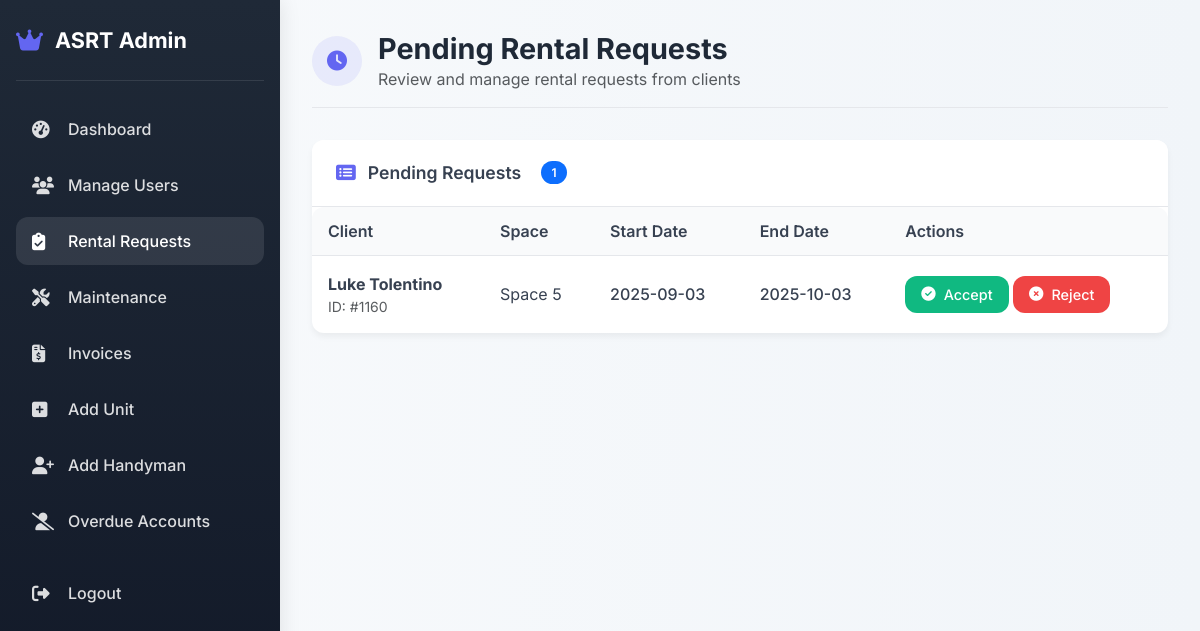
The page /Admin/view_rental_requests.php (signed in) on the database its author committed.
### tables this page shows
CREATE TABLE `rentalrequest` (
  `Request_ID` int(11) NOT NULL,
  `Client_ID` int(11) NOT NULL,
  `Space_ID` int(11) NOT NULL,
  `StartDate` date NOT NULL,
  `EndDate` date NOT NULL,
  `Status` enum('Pending','Accepted','Rejected') DEFAULT 'Pending',
  `Flow_Status` varchar(10) NOT NULL DEFAULT 'new',
  `Requested_At` datetime DEFAULT current_timestamp()
);

CREATE TABLE `client` (
  `Client_ID` int(11) NOT NULL,
  `Client_fn` varchar(255) DEFAULT NULL COMMENT 'First name',
  `Client_ln` varchar(255) DEFAULT NULL COMMENT 'Last name',
  `Client_Email` varchar(255) NOT NULL COMMENT 'Email address',
  `Client_Phone` varchar(20) DEFAULT NULL COMMENT 'Phone number',
  `C_username` varchar(50) NOT NULL COMMENT 'Username (unique)',
  `C_password` varchar(255) NOT NULL COMMENT 'Password (hashed)',
  `Status` enum('Active','Inactive') NOT NULL DEFAULT 'Active' COMMENT 'Account status'
);

CREATE TABLE `space` (
  `Space_ID` int(11) NOT NULL,
  `Name` varchar(255) DEFAULT NULL,
  `SpaceType_ID` int(11) DEFAULT NULL,
  `UA_ID` int(11) DEFAULT NULL,
  `Street` varchar(255) DEFAULT NULL,
  `Brgy` varchar(255) DEFAULT NULL,
  `City` varchar(255) DEFAULT NULL,
  `Photo` varchar(255) DEFAULT NULL,
  `Price` decimal(10,2) DEFAULT NULL,
  `Flow_Status` varchar(10) NOT NULL DEFAULT 'new',
  `Photo1` varchar(255) DEFAULT NULL,
  `Photo2` varchar(255) DEFAULT NULL,
  `Photo3` varchar(255) DEFAULT NULL,
  `Photo4` varchar(255) DEFAULT NULL,
  `Photo5` varchar(255) DEFAULT NULL
);

### database/database.php (called while the page is built, shortened)
<?php
class Database {
    private $host = "localhost";
    private $dbname = "asrp";
    private $user = "root";
    private $pass = "";
    private $pdo;
    public function __construct() {
        $dsn = "mysql:host={$this->host};dbname={$this->dbname};charset=utf8mb4";
        $options = [
            PDO::ATTR_ERRMODE            => PDO::ERRMODE_EXCEPTION,
            PDO::ATTR_DEFAULT_FETCH_MODE => PDO::FETCH_ASSOC,
            PDO::ATTR_EMULATE_PREPARES   => false,
        ];
        try {
            $this->pdo = new PDO($dsn, $this->user, $this->pass, $options);
        } catch (PDOException $e) {
            die("Database connection failed: " . $e->getMessage());
        }
    }
    public function getPendingRentalRequests() {
        $sql = "SELECT r.Request_ID, c.Client_fn, c.Client_ln, s.Name, r.StartDate, r.EndDate, r.Status
                FROM rentalrequest r
                JOIN client c ON r.Client_ID = c.Client_ID
                JOIN space s ON r.Space_ID = s.Space_ID
                WHERE r.Status = 'Pending'
                ORDER BY r.Requested_At ASC";
        try {
            return $this->pdo->query($sql)->fetchAll();
        } catch (PDOException $e) {
            return [];
        }
    }
}
?>

### Admin/view_rental_requests.php (the view, shortened to what this page needs)
<?php
require '../database/database.php';
$db = new Database();
$pending_requests = $db->getPendingRentalRequests();
?>
<!DOCTYPE html>
<html lang="en">
<head>
    <link href="https://cdn.jsdelivr.net/npm/bootstrap@5.3.2/dist/css/bootstrap.min.css" rel="stylesheet">
    <link href="https://cdnjs.cloudflare.com/ajax/libs/font-awesome/6.5.0/css/all.min.css" rel="stylesheet">
</head>
<body>
    <div class="sidebar">
        <div class="sidebar-header">
            <a href="#" class="sidebar-brand">
                <i class="fas fa-crown"></i>
                <span>ASRT Admin</span>
            </a>
        </div>
        <div class="sidebar-nav">
            <div class="nav-item">
                <a href="dashboard.php" class="nav-link">
                    <i class="fas fa-tachometer-alt"></i>
                    <span>Dashboard</span>
                </a>
            </div>
            <div class="nav-item">
                <a href="manage_user.php" class="nav-link">
                    <i class="fas fa-users"></i>
                    <span>Manage Users</span>
                </a>
            </div>
            <div class="nav-item">
                <a href="view_rental_requests.php" class="nav-link active">
                    <i class="fas fa-clipboard-check"></i>
                    <span>Rental Requests</span>
                </a>
            </div>
            <div class="nav-item">
                <a href="manage_maintenance.php" class="nav-link">
                    <i class="fas fa-tools"></i>
                    <span>Maintenance</span>
                </a>
            </div>
            <div class="nav-item">
                <a href="generate_invoice.php" class="nav-link">
                    <i class="fas fa-file-invoice-dollar"></i>
                    <span>Invoices</span>
                </a>
            </div>
            <div class="nav-item">
                <a href="add_unit.php" class="nav-link">
                    <i class="fas fa-plus-square"></i>
                    <span>Add Unit</span>
                </a>
            </div>
            <div class="nav-item">
                <a href="admin_add_handyman.php" class="nav-link">
                    <i class="fas fa-user-plus"></i>
                    <span>Add Handyman</span>
                </a>
            </div>
            <div class="nav-item">
                <a href="admin_kick_unpaid.php" class="nav-link">
                    <i class="fas fa-user-slash"></i>
                    <span>Overdue Accounts</span>
                </a>
            </div>
            <div class="nav-item mt-4">
                <a href="logout.php" class="nav-link">
                    <i class="fas fa-sign-out-alt"></i>
                    <span>Logout</span>
                </a>
            </div>
        </div>
    </div>
    <div class="main-content">
        <div class="dashboard-header">
            <div class="page-title">
                <div class="title-icon">
                    <i class="fas fa-clock"></i>
                </div>
                <div>
                    <h1>Pending Rental Requests</h1>
                    <p class="text-muted mb-0">Review and manage rental requests from clients</p>
                </div>
            </div>
        </div>
        <div class="dashboard-card animate-fade-in">
            <div class="card-header">
                <i class="fas fa-list-alt"></i>
                <span>Pending Requests</span>
                <span class="badge bg-primary ms-2"><?= count($pending_requests) ?></span>
            </div>
            <div class="card-body p-0">
                <?php if (!empty($pending_requests)): ?>
                    <div class="table-container">
                        <table class="custom-table">
                            <thead>
                                <tr>
                                    <th>Client</th>
                                    <th>Space</th>
                                    <th>Start Date</th>
                                    <th>End Date</th>
                                    <th>Actions</th>
                                </tr>
                            </thead>
                            <tbody>
                                <?php foreach ($pending_requests as $row): ?>
                                <tr>
                                    <td>
                                        <div class="fw-bold"><?= htmlspecialchars($row['Client_fn'].' '.$row['Client_ln']) ?></div>
                                        <div class="text-muted small">ID: #<?= htmlspecialchars($row['Request_ID']) ?></div>
                                    </td>
                                    <td><?= htmlspecialchars($row['Name']) ?></td>
                                    <td>
                                        <div class="fw-medium"><?= htmlspecialchars($row['StartDate']) ?></div>
                                    </td>
                                    <td>
                                        <div class="fw-medium"><?= htmlspecialchars($row['EndDate']) ?></div>
                                    </td>
                                    <td>
                                        <form method="post" action="process_request.php" class="d-inline">
                                            <button name="action" value="accept" class="btn-action btn-accept"
                                                onclick="return confirm('Are you sure you want to ACCEPT this rental request?')">
                                                <i class="fas fa-check-circle"></i>Accept
                                            </button>
                                            <button name="action" value="reject" class="btn-action btn-reject"
                                                onclick="return confirm('Are you sure you want to REJECT this rental request?')">
                                                <i class="fas fa-times-circle"></i>Reject
                                            </button>
                                        </form>
                                    </td>
                                </tr>
                                <?php endforeach; ?>
                            </tbody>
                        </table>
                    </div>
                <?php endif; ?>
            </div>
        </div>
    </div>
</body>
</html>

### Admin/view_rental_requests.php (style rules this page uses)
:root { --primary: #6366f1; --primary-dark: #4f46e5; --secondary: #10b981; --danger: #ef4444; --warning: #f59e0b; --info: #06b6d4; --dark: #1f2937; --darker: #111827; --light: #f3f4f6; --sidebar-width: 280px; --border-radius: 12px; --transition: all 0.3s ease; }
* { margin: 0; padding: 0; box-sizing: border-box; }
body { font-family: 'Inter', sans-serif; background: linear-gradient(to right, #f8fafc, #f1f5f9); color: #374151; min-height: 100vh; }
.sidebar { position: fixed; width: var(--sidebar-width); height: 100vh; background: linear-gradient(180deg, var(--dark), var(--darker)); color: white; padding: 1.5rem 1rem; box-shadow: 0 0 20px rgba(0, 0, 0, 0.1); z-index: 1000; transition: var(--transition); overflow-y: auto; }
.sidebar-header { padding: 0 0 1.5rem 0; border-bottom: 1px solid rgba(255, 255, 255, 0.1); margin-bottom: 1.5rem; }
.sidebar-brand { display: flex; align-items: center; gap: 0.75rem; font-weight: 700; font-size: 1.35rem; color: white; text-decoration: none; }
.sidebar-brand i { color: var(--primary); font-size: 1.5rem; }
.nav-item { margin-bottom: 0.5rem; position: relative; }
.nav-link { display: flex; align-items: center; padding: 0.75rem 1rem; color: rgba(255, 255, 255, 0.85); border-radius: var(--border-radius); text-decoration: none; transition: var(--transition); font-weight: 500; }
.nav-link:hover, .nav-link.active { background: rgba(255, 255, 255, 0.1); color: white; }
.nav-link i { width: 24px; margin-right: 0.75rem; font-size: 1.1rem; }
.main-content { margin-left: var(--sidebar-width); padding: 2rem; transition: var(--transition); }
.dashboard-header { display: flex; justify-content: space-between; align-items: center; margin-bottom: 2rem; padding-bottom: 1rem; border-bottom: 1px solid #e5e7eb; }
.page-title { display: flex; align-items: center; gap: 1rem; }
.page-title h1 { font-weight: 700; font-size: 1.8rem; color: var(--dark); margin-bottom: 0; }
.title-icon { width: 50px; height: 50px; border-radius: 50%; display: flex; align-items: center; justify-content: center; background: rgba(99, 102, 241, 0.1); color: var(--primary); font-size: 1.25rem; }
.dashboard-card { background: white; border-radius: var(--border-radius); box-shadow: 0 4px 6px rgba(0, 0, 0, 0.05); margin-bottom: 2rem; overflow: hidden; }
.card-header { padding: 1.25rem 1.5rem; background: white; border-bottom: 1px solid #e5e7eb; font-weight: 600; font-size: 1.1rem; display: flex; align-items: center; gap: 0.75rem; }
.card-header i { color: var(--primary); }
.card-body { padding: 1.5rem; }
.table-container { overflow-x: auto; border-radius: var(--border-radius); }
.custom-table { width: 100%; border-collapse: separate; border-spacing: 0; }
.custom-table th { background-color: #f9fafb; padding: 0.75rem 1rem; font-weight: 600; text-align: left; color: #374151; border-bottom: 1px solid #e5e7eb; }
.custom-table td { padding: 1rem; border-bottom: 1px solid #f3f4f6; vertical-align: middle; }
.custom-table tr:last-child td { border-bottom: none; }
.btn-action { padding: 0.5rem 1rem; border-radius: var(--border-radius); font-weight: 500; font-size: 0.9rem; transition: var(--transition); display: inline-flex; align-items: center; gap: 0.5rem; }
.btn-accept { background: var(--secondary); color: white; border: none; }
.btn-reject { background: var(--danger); color: white; border: none; }
.badge { padding: 0.35rem 0.65rem; font-weight: 600; border-radius: 20px; font-size: 0.75rem; }
.animate-fade-in { animation: fadeIn 0.5s ease-in-out; }

### rows shown on the page
rentalrequest: Client_ID.Client_ln "Luke Tolentino", Request_ID "1160", Space_ID.Name "Space 5", StartDate "2025-09-03", EndDate "2025-10-03"

### other values the page prints
count($pending_requests) "1"
